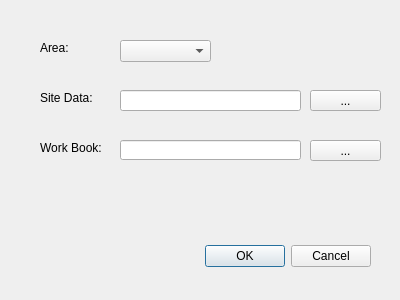
<?xml version="1.0" encoding="UTF-8"?>
<ui version="4.0">
 <class>CalculatorDialogBase</class>
 <widget class="QDialog" name="CalculatorDialogBase">
  <property name="geometry">
   <rect>
    <x>0</x>
    <y>0</y>
    <width>400</width>
    <height>300</height>
   </rect>
  </property>
  <property name="windowTitle">
   <string>Calculator</string>
  </property>
  <widget class="QDialogButtonBox" name="button_box">
   <property name="geometry">
    <rect>
     <x>30</x>
     <y>240</y>
     <width>341</width>
     <height>32</height>
    </rect>
   </property>
   <property name="orientation">
    <enum>Qt::Horizontal</enum>
   </property>
   <property name="standardButtons">
    <set>QDialogButtonBox::Cancel|QDialogButtonBox::Ok</set>
   </property>
  </widget>
  <widget class="QLineEdit" name="lineEdit">
   <property name="geometry">
    <rect>
     <x>120</x>
     <y>90</y>
     <width>181</width>
     <height>21</height>
    </rect>
   </property>
  </widget>
  <widget class="QLineEdit" name="lineEdit_2">
   <property name="geometry">
    <rect>
     <x>120</x>
     <y>140</y>
     <width>181</width>
     <height>20</height>
    </rect>
   </property>
  </widget>
  <widget class="QLabel" name="label">
   <property name="geometry">
    <rect>
     <x>40</x>
     <y>90</y>
     <width>71</width>
     <height>16</height>
    </rect>
   </property>
   <property name="text">
    <string>Site Data:</string>
   </property>
  </widget>
  <widget class="QLabel" name="label_2">
   <property name="geometry">
    <rect>
     <x>40</x>
     <y>140</y>
     <width>71</width>
     <height>16</height>
    </rect>
   </property>
   <property name="text">
    <string>Work Book:</string>
   </property>
  </widget>
  <widget class="QPushButton" name="pushButton">
   <property name="geometry">
    <rect>
     <x>310</x>
     <y>90</y>
     <width>71</width>
     <height>21</height>
    </rect>
   </property>
   <property name="text">
    <string>...</string>
   </property>
  </widget>
  <widget class="QPushButton" name="pushButton_2">
   <property name="geometry">
    <rect>
     <x>310</x>
     <y>140</y>
     <width>71</width>
     <height>21</height>
    </rect>
   </property>
   <property name="text">
    <string>...</string>
   </property>
  </widget>
  <widget class="QLabel" name="label_3">
   <property name="geometry">
    <rect>
     <x>40</x>
     <y>40</y>
     <width>71</width>
     <height>16</height>
    </rect>
   </property>
   <property name="text">
    <string>Area: </string>
   </property>
  </widget>
  <widget class="QComboBox" name="comboBox">
   <property name="geometry">
    <rect>
     <x>120</x>
     <y>40</y>
     <width>91</width>
     <height>22</height>
    </rect>
   </property>
  </widget>
 </widget>
 <resources/>
 <connections>
  <connection>
   <sender>button_box</sender>
   <signal>accepted()</signal>
   <receiver>CalculatorDialogBase</receiver>
   <slot>accept()</slot>
   <hints>
    <hint type="sourcelabel">
     <x>20</x>
     <y>20</y>
    </hint>
    <hint type="destinationlabel">
     <x>20</x>
     <y>20</y>
    </hint>
   </hints>
  </connection>
  <connection>
   <sender>button_box</sender>
   <signal>rejected()</signal>
   <receiver>CalculatorDialogBase</receiver>
   <slot>reject()</slot>
   <hints>
    <hint type="sourcelabel">
     <x>20</x>
     <y>20</y>
    </hint>
    <hint type="destinationlabel">
     <x>20</x>
     <y>20</y>
    </hint>
   </hints>
  </connection>
 </connections>
</ui>
